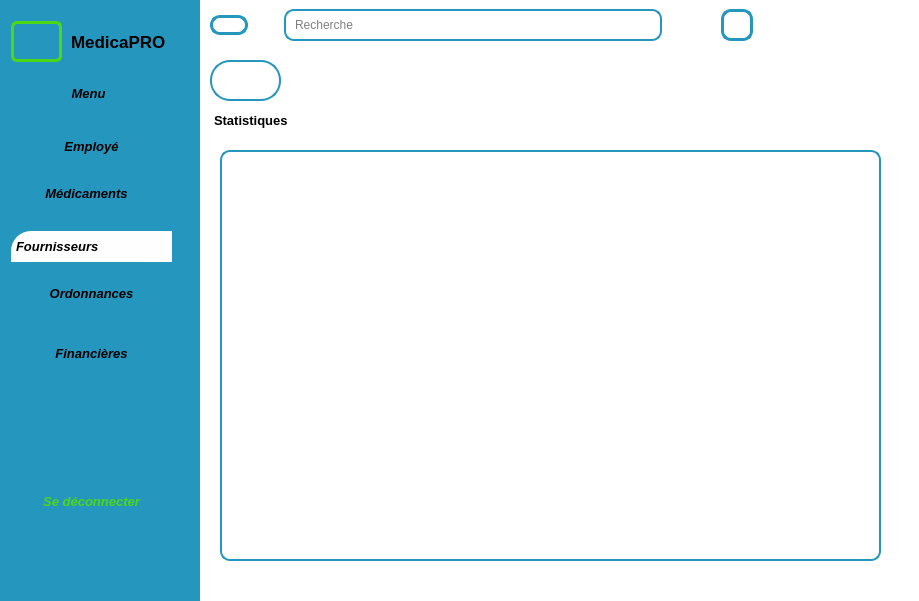
<?xml version="1.0" encoding="UTF-8"?>
<ui version="4.0">
 <class>statranim</class>
 <widget class="QDialog" name="statranim">
  <property name="geometry">
   <rect>
    <x>0</x>
    <y>0</y>
    <width>919</width>
    <height>601</height>
   </rect>
  </property>
  <property name="windowTitle">
   <string>Dialog</string>
  </property>
  <property name="styleSheet">
   <string notr="true">* {
    color: #000;
    border: none;
}

#centralwidget {
    background-color: #eff99fe;
}

#leftmenu {
    background-color: #2596be;
}

QLineEdit {
    background: transparent;
}

QFrame {
    border-radius: 10px;
    border: 2px solid #2596be;
}

QLabel {
    color: #2596be;
}

#employe_2 {
    background-color: #cecece;
}

#lineEdit_2 {
    background: transparent;
}

#label_22, #label_4, #label_17, #label_6, #label_7, #label_8, #label_9, #label_10 ,#label_18,#label_19,#label_15,#label_16,#label_20,#label_21,#label_14{
    color: #000;
    border: #000;
}

#lineEdit_3, #code,#nom, #adresse, #contact, #quantite, #produit {
    background: #ffffff;
}

#pushButton_7, #pushButton_8, #ajouter, #modifier,#qrcode {
    border-radius: 10px;
    border: 3px solid #2596be;
}


#label_11, #label_12, #label_23,#label_13 {
    border: #000;
}

#frame_4, #frame_8 {
    border-radius: 10px;
    border: 1px solid #2596be;
}

#LineEdit_10 {
    background: #CECECE;
}

#widget_3 {
    background-color: #fefeff;
}

#mainbody {
    background-color: #ffffff;
}

#tableView_f {
    background-color: #2596be;
}

#lineEdit_supp {
    border-radius: 6px;
    border: 1px solid #4cd814;
    background: #fffff;
}

#del_button{
    border-radius: 10px;
    border: 2px solid #090909;
    background: #fffff;
}

#pushButton_13 {
    border-radius: 20px;
    border: 2px solid #4cd814;
    background: #fffff;
}

#pushButton_14 {
    border-radius: 20px;
    border: 2px solid #2596be;
    background: #fffff;
}

#retour {
    border-radius: 20px;
    border: 2px solid #2596be;
    background: #fffff;
}
#chatBot_2 {
    border-radius: 20px;
    border: 2px solid #2596be;
    background: #fffff;
}

#label_24, #label_25, #label_26 {
    color: #000;
    border: #000;
}

#logo {
    border-radius: 6px;
    border: 3px solid #4cd814;
    background: #fffff;
}

#sous {
    background-color: #cecece;
}

#label_27, #label_28, #label_29, #label_30, #label_31, #label_32 {
    border-radius: 1px;
    border: 1px solid #ffffff;
    color: #000;
}

#pushButton_17 {
    background-color: #fefeff;
    padding: 5px;
    text-align: left;
    border-top-left-radius: 20px;
}

#pushButton_22 {
    color: #4cd814;
}
#pushButton_20 {
    background-color: #fefeff;
    padding: 5px;
    text-align: left;
    border-top-left-radius: 20px;
}
#pushButton_stat {
    border-radius: 20px;
    border: 2px solid #2596be;
    background: #ffffff;
}
#logo_2 {
    border-radius: 6px;
    border: 3px solid #4cd814;
    background: #fffff;
}
#pushButton_32{

    color: #4cd814;

}
#pushButton_27{
    background-color: #2596be;
}
#pushButton_28{
    background-color: #2596be;
}
#pushButton_29{
    background-color: #2596be;
}
#pushButton_20{
    
	background-color: #fefeff;
    padding: 5px;
    text-align: left;
    border-top-left-radius: 20px;
}
#pushButton_30{
    background-color: #2596be;
}
#pushButton_31{
    background-color: #2596be;
}
#pushButton_32{
    background-color: #2596be;
} 
#label_3 {
    color: #000;
    border: #000;
}
#label_22
{
	 background-color: #2596be;
}</string>
  </property>
  <widget class="QWidget" name="leftmenu" native="true">
   <property name="geometry">
    <rect>
     <x>0</x>
     <y>0</y>
     <width>200</width>
     <height>601</height>
    </rect>
   </property>
   <property name="minimumSize">
    <size>
     <width>100</width>
     <height>0</height>
    </size>
   </property>
   <property name="maximumSize">
    <size>
     <width>200</width>
     <height>16777215</height>
    </size>
   </property>
   <layout class="QVBoxLayout" name="verticalLayout_3">
    <item>
     <widget class="QFrame" name="frame_13">
      <property name="frameShape">
       <enum>QFrame::NoFrame</enum>
      </property>
      <layout class="QVBoxLayout" name="verticalLayout_4">
       <item>
        <widget class="QFrame" name="frame_14">
         <property name="frameShape">
          <enum>QFrame::NoFrame</enum>
         </property>
         <widget class="QFrame" name="frame_15">
          <property name="geometry">
           <rect>
            <x>0</x>
            <y>0</y>
            <width>160</width>
            <height>61</height>
           </rect>
          </property>
          <property name="frameShape">
           <enum>QFrame::NoFrame</enum>
          </property>
          <widget class="QLabel" name="logo_2">
           <property name="geometry">
            <rect>
             <x>0</x>
             <y>10</y>
             <width>51</width>
             <height>41</height>
            </rect>
           </property>
           <property name="text">
            <string/>
           </property>
           <property name="pixmap">
            <pixmap resource="image22.qrc">:/res/image22</pixmap>
           </property>
          </widget>
          <widget class="QLabel" name="label_22">
           <property name="geometry">
            <rect>
             <x>60</x>
             <y>0</y>
             <width>101</width>
             <height>61</height>
            </rect>
           </property>
           <property name="font">
            <font>
             <pointsize>13</pointsize>
             <bold>true</bold>
            </font>
           </property>
           <property name="text">
            <string>MedicaPRO</string>
           </property>
          </widget>
         </widget>
         <widget class="QPushButton" name="pushButton_27">
          <property name="geometry">
           <rect>
            <x>40</x>
            <y>70</y>
            <width>75</width>
            <height>24</height>
           </rect>
          </property>
          <property name="font">
           <font>
            <pointsize>10</pointsize>
            <italic>true</italic>
            <bold>true</bold>
           </font>
          </property>
          <property name="text">
           <string>Menu</string>
          </property>
          <property name="icon">
           <iconset resource="image23.qrc">
            <normaloff>:/res/icone23</normaloff>:/res/icone23</iconset>
          </property>
         </widget>
         <widget class="QPushButton" name="pushButton_28">
          <property name="geometry">
           <rect>
            <x>0</x>
            <y>120</y>
            <width>161</width>
            <height>31</height>
           </rect>
          </property>
          <property name="font">
           <font>
            <pointsize>10</pointsize>
            <italic>true</italic>
            <bold>true</bold>
            <underline>false</underline>
           </font>
          </property>
          <property name="styleSheet">
           <string notr="true">background-color: rgb(37, 150, 190);</string>
          </property>
          <property name="text">
           <string>Employé</string>
          </property>
          <property name="icon">
           <iconset resource="image27.qrc">
            <normaloff>:/res/icone27</normaloff>:/res/icone27</iconset>
          </property>
         </widget>
         <widget class="QPushButton" name="pushButton_29">
          <property name="geometry">
           <rect>
            <x>20</x>
            <y>170</y>
            <width>111</width>
            <height>24</height>
           </rect>
          </property>
          <property name="font">
           <font>
            <pointsize>10</pointsize>
            <italic>true</italic>
            <bold>true</bold>
            <underline>false</underline>
           </font>
          </property>
          <property name="text">
           <string>Médicaments</string>
          </property>
          <property name="icon">
           <iconset resource="image26.qrc">
            <normaloff>:/res/icone26</normaloff>:/res/icone26</iconset>
          </property>
         </widget>
         <widget class="QPushButton" name="pushButton_30">
          <property name="geometry">
           <rect>
            <x>30</x>
            <y>270</y>
            <width>101</width>
            <height>24</height>
           </rect>
          </property>
          <property name="font">
           <font>
            <pointsize>10</pointsize>
            <italic>true</italic>
            <bold>true</bold>
           </font>
          </property>
          <property name="text">
           <string>Ordonnances</string>
          </property>
          <property name="icon">
           <iconset resource="image23.qrc">
            <normaloff>:/res/icone23</normaloff>:/res/icone23</iconset>
          </property>
         </widget>
         <widget class="QPushButton" name="pushButton_31">
          <property name="geometry">
           <rect>
            <x>30</x>
            <y>330</y>
            <width>101</width>
            <height>24</height>
           </rect>
          </property>
          <property name="font">
           <font>
            <pointsize>10</pointsize>
            <italic>true</italic>
            <bold>true</bold>
           </font>
          </property>
          <property name="text">
           <string>Financières</string>
          </property>
          <property name="icon">
           <iconset resource="image24.qrc">
            <normaloff>:/res/icone24</normaloff>:/res/icone24</iconset>
          </property>
         </widget>
         <widget class="QPushButton" name="pushButton_32">
          <property name="geometry">
           <rect>
            <x>10</x>
            <y>470</y>
            <width>141</width>
            <height>41</height>
           </rect>
          </property>
          <property name="font">
           <font>
            <pointsize>10</pointsize>
            <italic>true</italic>
            <bold>true</bold>
           </font>
          </property>
          <property name="text">
           <string>Se déconnecter</string>
          </property>
          <property name="icon">
           <iconset resource="image30.qrc">
            <normaloff>:/res/icone30</normaloff>:/res/icone30</iconset>
          </property>
         </widget>
         <widget class="QPushButton" name="pushButton_20">
          <property name="geometry">
           <rect>
            <x>0</x>
            <y>220</y>
            <width>161</width>
            <height>31</height>
           </rect>
          </property>
          <property name="font">
           <font>
            <pointsize>10</pointsize>
            <italic>true</italic>
            <bold>true</bold>
           </font>
          </property>
          <property name="text">
           <string>Fournisseurs</string>
          </property>
          <property name="icon">
           <iconset resource="image25.qrc">
            <normaloff>:/res/icone25</normaloff>:/res/icone25</iconset>
          </property>
         </widget>
        </widget>
       </item>
      </layout>
     </widget>
    </item>
   </layout>
  </widget>
  <widget class="QWidget" name="mainbody" native="true">
   <property name="geometry">
    <rect>
     <x>200</x>
     <y>0</y>
     <width>1421</width>
     <height>711</height>
    </rect>
   </property>
   <property name="font">
    <font>
     <bold>false</bold>
    </font>
   </property>
   <widget class="QWidget" name="widget_4" native="true">
    <property name="geometry">
     <rect>
      <x>0</x>
      <y>0</y>
      <width>671</width>
      <height>50</height>
     </rect>
    </property>
    <property name="minimumSize">
     <size>
      <width>400</width>
      <height>0</height>
     </size>
    </property>
    <property name="maximumSize">
     <size>
      <width>800</width>
      <height>135</height>
     </size>
    </property>
    <layout class="QHBoxLayout" name="horizontalLayout_12">
     <property name="spacing">
      <number>0</number>
     </property>
     <property name="leftMargin">
      <number>0</number>
     </property>
     <property name="topMargin">
      <number>0</number>
     </property>
     <property name="rightMargin">
      <number>0</number>
     </property>
     <property name="bottomMargin">
      <number>0</number>
     </property>
     <item>
      <widget class="QWidget" name="widget_10" native="true">
       <layout class="QHBoxLayout" name="horizontalLayout_13">
        <property name="spacing">
         <number>7</number>
        </property>
        <property name="leftMargin">
         <number>10</number>
        </property>
        <property name="topMargin">
         <number>10</number>
        </property>
        <property name="rightMargin">
         <number>10</number>
        </property>
        <property name="bottomMargin">
         <number>10</number>
        </property>
        <item>
         <widget class="QPushButton" name="pushButton_7">
          <property name="text">
           <string/>
          </property>
          <property name="icon">
           <iconset resource="image.qrc">
            <normaloff>:/res/icone1.jog.png</normaloff>:/res/icone1.jog.png</iconset>
          </property>
          <property name="iconSize">
           <size>
            <width>50</width>
            <height>50</height>
           </size>
          </property>
         </widget>
        </item>
        <item>
         <widget class="QLabel" name="label_13">
          <property name="minimumSize">
           <size>
            <width>10</width>
            <height>0</height>
           </size>
          </property>
          <property name="text">
           <string/>
          </property>
          <property name="pixmap">
           <pixmap resource="image2.qrc">:/res/icone7</pixmap>
          </property>
          <property name="scaledContents">
           <bool>false</bool>
          </property>
          <property name="wordWrap">
           <bool>false</bool>
          </property>
         </widget>
        </item>
       </layout>
      </widget>
     </item>
     <item>
      <widget class="QWidget" name="widget_11" native="true">
       <property name="maximumSize">
        <size>
         <width>553</width>
         <height>16777215</height>
        </size>
       </property>
       <layout class="QHBoxLayout" name="horizontalLayout_14">
        <property name="leftMargin">
         <number>9</number>
        </property>
        <property name="topMargin">
         <number>9</number>
        </property>
        <item>
         <widget class="QFrame" name="frame_5">
          <property name="minimumSize">
           <size>
            <width>250</width>
            <height>0</height>
           </size>
          </property>
          <property name="styleSheet">
           <string notr="true"/>
          </property>
          <property name="frameShape">
           <enum>QFrame::NoFrame</enum>
          </property>
          <layout class="QHBoxLayout" name="horizontalLayout_15">
           <property name="spacing">
            <number>0</number>
           </property>
           <property name="leftMargin">
            <number>0</number>
           </property>
           <property name="topMargin">
            <number>0</number>
           </property>
           <property name="rightMargin">
            <number>0</number>
           </property>
           <property name="bottomMargin">
            <number>0</number>
           </property>
           <item>
            <widget class="QLabel" name="label_14">
             <property name="maximumSize">
              <size>
               <width>30</width>
               <height>30</height>
              </size>
             </property>
             <property name="text">
              <string/>
             </property>
             <property name="pixmap">
              <pixmap resource="image.qrc">:/res/icone2.jpg.png</pixmap>
             </property>
             <property name="scaledContents">
              <bool>true</bool>
             </property>
            </widget>
           </item>
           <item>
            <widget class="QLineEdit" name="lineEdit_11">
             <property name="text">
              <string/>
             </property>
             <property name="placeholderText">
              <string>Recherche</string>
             </property>
            </widget>
           </item>
          </layout>
         </widget>
        </item>
       </layout>
      </widget>
     </item>
     <item>
      <widget class="QWidget" name="widget_12" native="true">
       <property name="minimumSize">
        <size>
         <width>200</width>
         <height>0</height>
        </size>
       </property>
       <layout class="QHBoxLayout" name="horizontalLayout_16">
        <property name="spacing">
         <number>9</number>
        </property>
        <property name="leftMargin">
         <number>50</number>
        </property>
        <property name="topMargin">
         <number>9</number>
        </property>
        <property name="rightMargin">
         <number>9</number>
        </property>
        <property name="bottomMargin">
         <number>9</number>
        </property>
        <item>
         <widget class="QPushButton" name="pushButton_8">
          <property name="minimumSize">
           <size>
            <width>32</width>
            <height>32</height>
           </size>
          </property>
          <property name="maximumSize">
           <size>
            <width>32</width>
            <height>32</height>
           </size>
          </property>
          <property name="text">
           <string/>
          </property>
          <property name="icon">
           <iconset resource="image.qrc">
            <normaloff>:/res/icone4.jpg.png</normaloff>:/res/icone4.jpg.png</iconset>
          </property>
          <property name="iconSize">
           <size>
            <width>32</width>
            <height>32</height>
           </size>
          </property>
         </widget>
        </item>
        <item>
         <widget class="QPushButton" name="pushButton_19">
          <property name="text">
           <string/>
          </property>
          <property name="icon">
           <iconset resource="image20.qrc">
            <normaloff>:/res/icone20</normaloff>:/res/icone20</iconset>
          </property>
         </widget>
        </item>
       </layout>
      </widget>
     </item>
    </layout>
   </widget>
   <widget class="QPushButton" name="pushButton_stat">
    <property name="geometry">
     <rect>
      <x>10</x>
      <y>60</y>
      <width>71</width>
      <height>41</height>
     </rect>
    </property>
    <property name="text">
     <string/>
    </property>
    <property name="icon">
     <iconset resource="image7.qrc">
      <normaloff>:/res/icone11</normaloff>:/res/icone11</iconset>
    </property>
    <property name="iconSize">
     <size>
      <width>32</width>
      <height>32</height>
     </size>
    </property>
   </widget>
   <widget class="QLabel" name="label_27">
    <property name="geometry">
     <rect>
      <x>600</x>
      <y>60</y>
      <width>51</width>
      <height>91</height>
     </rect>
    </property>
    <property name="text">
     <string/>
    </property>
    <property name="pixmap">
     <pixmap resource="image16.qrc">:/res/icone16</pixmap>
    </property>
   </widget>
   <widget class="QLabel" name="label_28">
    <property name="geometry">
     <rect>
      <x>540</x>
      <y>70</y>
      <width>49</width>
      <height>71</height>
     </rect>
    </property>
    <property name="text">
     <string/>
    </property>
    <property name="pixmap">
     <pixmap resource="image18.qrc">:/res/icone18</pixmap>
    </property>
   </widget>
   <widget class="QLabel" name="label_30">
    <property name="geometry">
     <rect>
      <x>10</x>
      <y>110</y>
      <width>101</width>
      <height>21</height>
     </rect>
    </property>
    <property name="font">
     <font>
      <pointsize>10</pointsize>
      <bold>true</bold>
     </font>
    </property>
    <property name="text">
     <string>Statistiques</string>
    </property>
   </widget>
   <widget class="QStackedWidget" name="stackedWidgetStat">
    <property name="geometry">
     <rect>
      <x>20</x>
      <y>150</y>
      <width>661</width>
      <height>411</height>
     </rect>
    </property>
    <property name="currentIndex">
     <number>0</number>
    </property>
    <widget class="QWidget" name="page_3"/>
    <widget class="QWidget" name="page_4">
     <widget class="QPushButton" name="retour_2">
      <property name="geometry">
       <rect>
        <x>290</x>
        <y>340</y>
        <width>75</width>
        <height>24</height>
       </rect>
      </property>
      <property name="font">
       <font>
        <pointsize>10</pointsize>
        <bold>true</bold>
       </font>
      </property>
      <property name="text">
       <string>Retour</string>
      </property>
     </widget>
    </widget>
   </widget>
  </widget>
 </widget>
 <resources>
  <include location="image2.qrc"/>
  <include location="image7.qrc"/>
  <include location="image22.qrc"/>
  <include location="image23.qrc"/>
  <include location="image24.qrc"/>
  <include location="image25.qrc"/>
  <include location="image18.qrc"/>
  <include location="image27.qrc"/>
  <include location="image20.qrc"/>
  <include location="image.qrc"/>
  <include location="image30.qrc"/>
  <include location="image16.qrc"/>
  <include location="image26.qrc"/>
 </resources>
 <connections/>
</ui>
